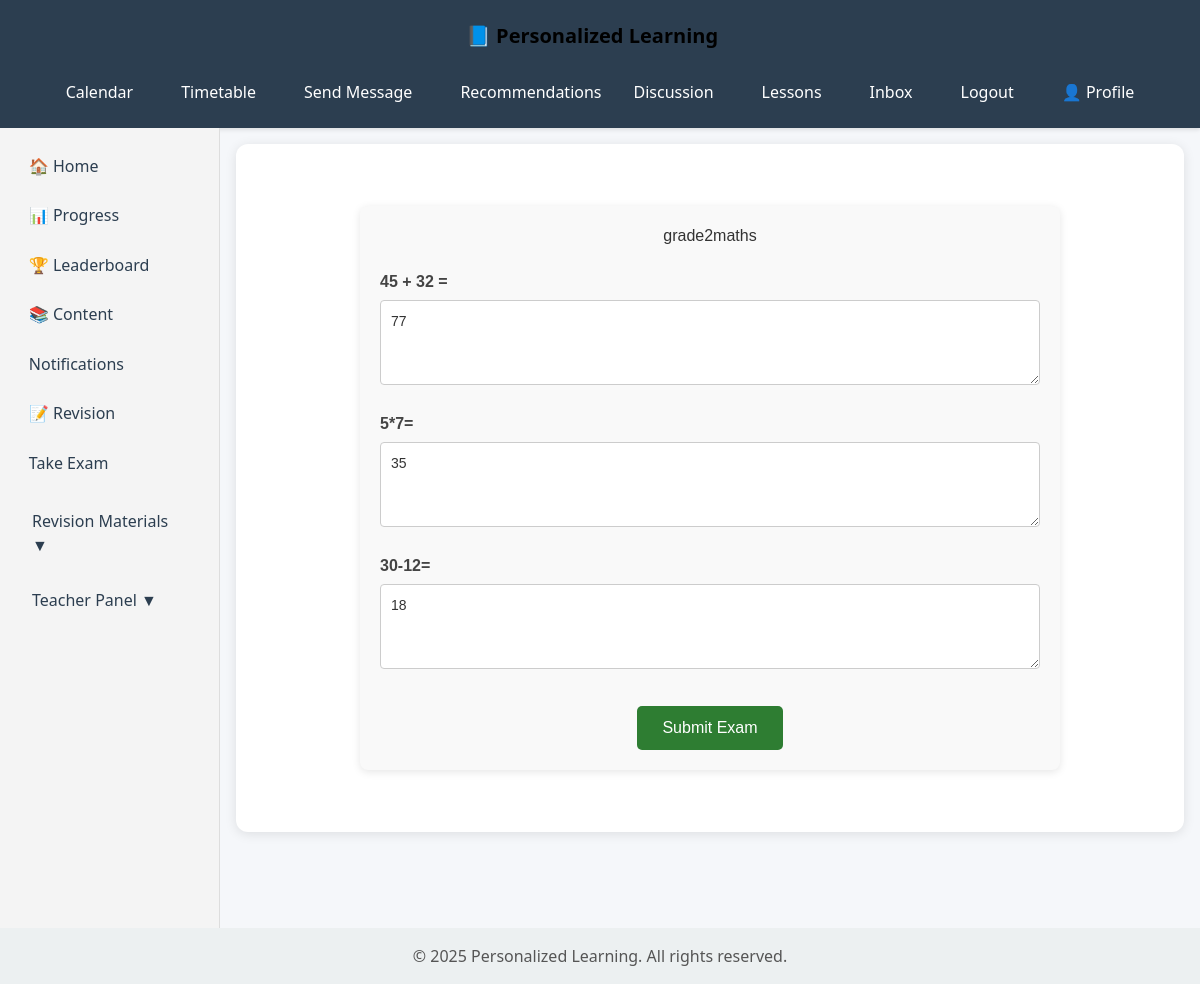
/examination/exams/8/take/ (signed in), run on the app's committed database.
### Examination/models.py (models this page shows, shortened)
class Exam(models.Model):
    title = models.CharField(max_length=255)
    created_by = models.ForeignKey(Teacher, on_delete=models.SET_NULL, null=True)
    created_at = models.DateTimeField(auto_now_add=True)

class Question(models.Model):
    exam = models.ForeignKey(Exam, on_delete=models.CASCADE, related_name='questions')
    text = models.TextField()
    max_marks = models.PositiveIntegerField(default=1)

class StudentAnswer(models.Model):
    student_exam = models.ForeignKey(StudentExam, on_delete=models.CASCADE, related_name='answers')
    question = models.ForeignKey(Question, on_delete=models.CASCADE)
    answer_text = models.TextField()
    marks_awarded = models.PositiveIntegerField(null=True, blank=True)
    checked_by = models.ForeignKey(Profile, on_delete=models.SET_NULL, null=True, blank=True)
    checked_at = models.DateTimeField(null=True, blank=True)

### Examination/views.py (the view, shortened to what this page needs)
# urls.py: path('exams/<int:exam_id>/take/', views.take_exam, name='take_exam'),
@login_required
def take_exam(request, exam_id):
    exam = get_object_or_404(Exam, id=exam_id)
    student_profile = request.user.users_profile  # or request.user.profile depending on your related_name
    student_exam, created = StudentExam.objects.get_or_create(student=student_profile, exam=exam)
    answers = {a.question_id: a for a in student_exam.answers.all()}
    return render(request, 'Examination/take_exam.html', {
        'exam': exam,
        'answers': answers
    })

### content/templatetags/custom_filters.py (called while the page is built)
@register.filter
def get_item(dictionary, key):
    return dictionary.get(key)

### Examination/templates/Examination/take_exam.html (shortened to what this page needs)
{% extends "content/base.html" %}
{% block content %}
{% load custom_filters %}
<div class="exam-container">
  <h2>{{ exam.title }}</h2>
  <form method="post">
    {% for question in exam.questions.all %}
      <div class="question-block">
        <label>{{ question.text }}</label>
        <textarea name="answer_{{ question.id }}" rows="3">{% with answer=answers|get_item:question.id %}{% if answer %}{{ answer.answer_text }}{% endif %}{% endwith %}</textarea>
      </div>
    {% endfor %}
    <button type="submit" class="submit-btn">Submit Exam</button>
  </form>
</div>
{% endblock %}

### content/templates/content/base.html (style rules this page uses)
body { margin: 0; font-family: 'Segoe UI', Tahoma, Geneva, Verdana, sans-serif; background-color: #f5f7fa; color: #333; display: flex; flex-direction: column; min-height: 100vh; }

### Examination/templates/Examination/take_exam.html (style rules this page uses)
.exam-container { max-width: 700px; margin: 30px auto; padding: 20px; background-color: #f9f9f9; border-radius: 8px; box-shadow: 0 2px 8px rgba(0, 0, 0, 0.1); font-family: Arial, sans-serif; }
.exam-container h2 { text-align: center; margin-bottom: 25px; color: #333; }
.question-block { margin-bottom: 20px; }
.question-block label { font-weight: bold; display: block; margin-bottom: 6px; color: #444; }
.question-block textarea { width: 100%; padding: 10px; border: 1px solid #ccc; border-radius: 4px; resize: vertical; font-size: 14px; }
.submit-btn { display: block; margin: 30px auto 0; padding: 10px 25px; background-color: #2e7d32; color: white; border: none; border-radius: 5px; font-size: 16px; cursor: pointer; }

### data on the page
Exam: title "grade2maths"
Question: text "45 + 32 =", id "77"
Question: text "5*7=", id "35"
Question: text "30-12=", id "18"
